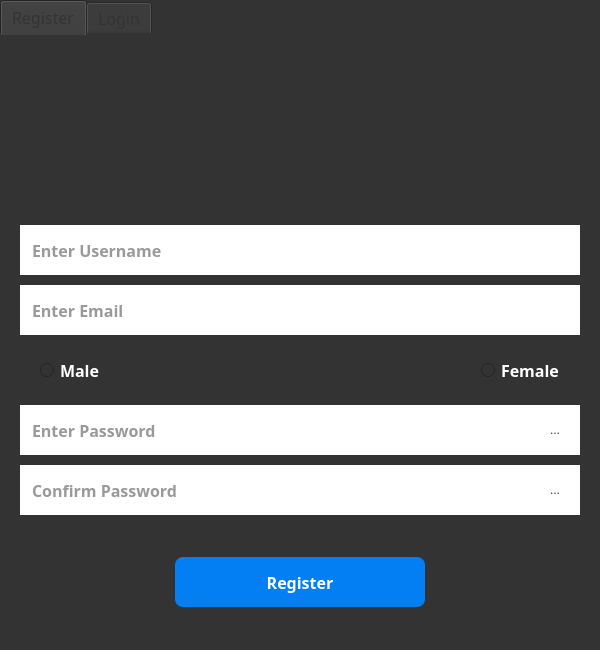
<?xml version="1.0" encoding="UTF-8"?>
<ui version="4.0">
 <class>AuthenticationClass</class>
 <widget class="QMainWindow" name="AuthenticationClass">
  <property name="geometry">
   <rect>
    <x>0</x>
    <y>0</y>
    <width>600</width>
    <height>650</height>
   </rect>
  </property>
  <property name="minimumSize">
   <size>
    <width>360</width>
    <height>600</height>
   </size>
  </property>
  <property name="maximumSize">
   <size>
    <width>600</width>
    <height>650</height>
   </size>
  </property>
  <property name="cursor">
   <cursorShape>IBeamCursor</cursorShape>
  </property>
  <property name="windowTitle">
   <string>Newspaper App</string>
  </property>
  <property name="styleSheet">
   <string notr="true">*{
	outline:none;
	border:none;
	background-color:transparent;
	background-image:none;
}


QWidget{
	background-color:#333;
	color:#fff;
}

QMenu::hover{
	background-color:#333;
}

QLineEdit{
	background-color:#fff;	
	color:#037ef3;
	padding:5px 10px;
}

QPushButton{
	background-color:#037ef3;
	color:#fff;
	border-radius:8px;
	padding:10px;
}



QPushButton#delete_acc_btn{
	background-color:#ff7243;
}

QPushButton#delete_acc_btn::hover{
	background-color:#fe5000;
}

QPushButton::hover {
	background-color:#0099e5;
}
QPushButton#forgot_pass_btn{
	background-color:transparent;
padding :0px;
}



QToolBar{
	border:4px solid;
	spacing:50px;
	padding:20px;
	color:#fff;
}

QToolBar#controlToolBar,QToolBar#userToolBar,QToolBar#addNewsToolBar{
	border-right-color: #037ef3;
}

QMenuBar::item:selected{
	background-color:#037ef3;
	color:#fff;
}

QToolButton::hover{
	color:#037ef3;
}

QGroupBox#searchGroup{
	border-bottom:4px solid #037ef3;
}

QGroupBox#email_box,QGroupBox#gender_box{
	border:4px solid #037ef3;
	border-radius:10px;
}

QLabel#avatar{
	border:4px solid transparent;
}

QLabel#avatar::hover{
	border:4px solid #037ef3;
}

QScrollBar::handle:vertical,QScrollBar::handle:horizontal{
	background-color:#037ef3;
}

QScrollBar::handle:vertical:hover,QScrollBar::handle:horizontal:hover{
	background-color:#0099e5;
}

QScrollBar:vertical {
    width: 15px;
    margin: 0px;
}

QScrollBar:horizontal {
    height: 15px;
    margin: 0px;
}

QScrollBar::add-page:vertical,
QScrollBar::sub-page:vertical,QScrollBar::add-page:horizontal,
QScrollBar::sub-page:horizontal {
    background-color: transparent;
}

QInputDialog ,QMessageBox{
	color:#fff;
	background-color:#333;
}

QInputDialog QlineEdit{
	font-size:10px;
}

QToolButton#eye_pass_reg_toolBtn ,QToolButton#eye_conPass_reg_toolBtn , QToolButton#eye_pass_login_toolBtn{
	background-color:#fff;
}


QLabel#pref{
	color:#fff;
}


</string>
  </property>
  <widget class="QWidget" name="widget">
   <property name="styleSheet">
    <string notr="true"/>
   </property>
   <layout class="QVBoxLayout" name="verticalLayout">
    <property name="spacing">
     <number>0</number>
    </property>
    <property name="leftMargin">
     <number>0</number>
    </property>
    <property name="topMargin">
     <number>0</number>
    </property>
    <property name="rightMargin">
     <number>0</number>
    </property>
    <property name="bottomMargin">
     <number>0</number>
    </property>
    <item>
     <widget class="QScrollArea" name="scrollArea">
      <property name="horizontalScrollBarPolicy">
       <enum>Qt::ScrollBarAlwaysOff</enum>
      </property>
      <property name="widgetResizable">
       <bool>true</bool>
      </property>
      <widget class="QWidget" name="scrollAreaWidgetContents">
       <property name="geometry">
        <rect>
         <x>0</x>
         <y>0</y>
         <width>600</width>
         <height>650</height>
        </rect>
       </property>
       <layout class="QVBoxLayout" name="verticalLayout_2">
        <property name="spacing">
         <number>0</number>
        </property>
        <property name="leftMargin">
         <number>0</number>
        </property>
        <property name="topMargin">
         <number>0</number>
        </property>
        <property name="rightMargin">
         <number>0</number>
        </property>
        <property name="bottomMargin">
         <number>0</number>
        </property>
        <item>
         <widget class="QTabWidget" name="tabWidget">
          <property name="minimumSize">
           <size>
            <width>360</width>
            <height>600</height>
           </size>
          </property>
          <property name="maximumSize">
           <size>
            <width>600</width>
            <height>650</height>
           </size>
          </property>
          <property name="font">
           <font>
            <family>Kozuka Gothic Pr6N B</family>
            <pointsize>12</pointsize>
           </font>
          </property>
          <property name="cursor">
           <cursorShape>PointingHandCursor</cursorShape>
          </property>
          <property name="styleSheet">
           <string notr="true">color:#333;</string>
          </property>
          <property name="currentIndex">
           <number>0</number>
          </property>
          <property name="iconSize">
           <size>
            <width>30</width>
            <height>30</height>
           </size>
          </property>
          <property name="movable">
           <bool>true</bool>
          </property>
          <widget class="QWidget" name="Register">
           <property name="font">
            <font>
             <family>Kozuka Gothic Pr6N B</family>
            </font>
           </property>
           <property name="cursor">
            <cursorShape>ArrowCursor</cursorShape>
           </property>
           <property name="layoutDirection">
            <enum>Qt::LeftToRight</enum>
           </property>
           <property name="autoFillBackground">
            <bool>false</bool>
           </property>
           <property name="styleSheet">
            <string notr="true"/>
           </property>
           <attribute name="title">
            <string>Register</string>
           </attribute>
           <layout class="QVBoxLayout" name="verticalLayout_5">
            <property name="spacing">
             <number>20</number>
            </property>
            <property name="leftMargin">
             <number>20</number>
            </property>
            <property name="topMargin">
             <number>20</number>
            </property>
            <property name="rightMargin">
             <number>20</number>
            </property>
            <property name="bottomMargin">
             <number>20</number>
            </property>
            <item alignment="Qt::AlignHCenter">
             <widget class="QGroupBox" name="groupBox_4">
              <property name="minimumSize">
               <size>
                <width>150</width>
                <height>150</height>
               </size>
              </property>
              <property name="title">
               <string>GroupBox</string>
              </property>
              <layout class="QHBoxLayout" name="horizontalLayout_2">
               <item>
                <widget class="QLabel" name="l_logo_reg">
                 <property name="minimumSize">
                  <size>
                   <width>0</width>
                   <height>0</height>
                  </size>
                 </property>
                 <property name="maximumSize">
                  <size>
                   <width>150</width>
                   <height>150</height>
                  </size>
                 </property>
                 <property name="text">
                  <string/>
                 </property>
                 <property name="scaledContents">
                  <bool>true</bool>
                 </property>
                </widget>
               </item>
              </layout>
             </widget>
            </item>
            <item>
             <widget class="QGroupBox" name="groupBox">
              <property name="title">
               <string>GroupBox</string>
              </property>
              <layout class="QVBoxLayout" name="verticalLayout_3">
               <property name="spacing">
                <number>10</number>
               </property>
               <property name="leftMargin">
                <number>0</number>
               </property>
               <property name="topMargin">
                <number>0</number>
               </property>
               <property name="rightMargin">
                <number>0</number>
               </property>
               <property name="bottomMargin">
                <number>0</number>
               </property>
               <item>
                <widget class="QLineEdit" name="username_reg">
                 <property name="minimumSize">
                  <size>
                   <width>0</width>
                   <height>50</height>
                  </size>
                 </property>
                 <property name="font">
                  <font>
                   <family>Kozuka Gothic Pr6N B</family>
                   <pointsize>12</pointsize>
                   <weight>75</weight>
                   <bold>true</bold>
                  </font>
                 </property>
                 <property name="text">
                  <string/>
                 </property>
                 <property name="placeholderText">
                  <string>Enter Username</string>
                 </property>
                </widget>
               </item>
               <item>
                <widget class="QLineEdit" name="email_reg">
                 <property name="minimumSize">
                  <size>
                   <width>0</width>
                   <height>50</height>
                  </size>
                 </property>
                 <property name="font">
                  <font>
                   <family>Kozuka Gothic Pr6N B</family>
                   <pointsize>12</pointsize>
                   <weight>75</weight>
                   <bold>true</bold>
                  </font>
                 </property>
                 <property name="placeholderText">
                  <string>Enter Email</string>
                 </property>
                </widget>
               </item>
               <item>
                <widget class="QGroupBox" name="groupBox_2">
                 <property name="minimumSize">
                  <size>
                   <width>0</width>
                   <height>50</height>
                  </size>
                 </property>
                 <property name="title">
                  <string/>
                 </property>
                 <layout class="QHBoxLayout" name="horizontalLayout">
                  <property name="spacing">
                   <number>20</number>
                  </property>
                  <property name="leftMargin">
                   <number>20</number>
                  </property>
                  <property name="topMargin">
                   <number>0</number>
                  </property>
                  <property name="rightMargin">
                   <number>20</number>
                  </property>
                  <property name="bottomMargin">
                   <number>0</number>
                  </property>
                  <item alignment="Qt::AlignLeft">
                   <widget class="QRadioButton" name="male_radio_btn">
                    <property name="font">
                     <font>
                      <family>Kozuka Gothic Pr6N B</family>
                      <pointsize>12</pointsize>
                      <weight>75</weight>
                      <bold>true</bold>
                     </font>
                    </property>
                    <property name="cursor">
                     <cursorShape>PointingHandCursor</cursorShape>
                    </property>
                    <property name="styleSheet">
                     <string notr="true">color:#fff;</string>
                    </property>
                    <property name="text">
                     <string>Male</string>
                    </property>
                   </widget>
                  </item>
                  <item alignment="Qt::AlignRight">
                   <widget class="QRadioButton" name="female_radio_btn">
                    <property name="font">
                     <font>
                      <family>Kozuka Gothic Pr6N B</family>
                      <pointsize>12</pointsize>
                      <weight>75</weight>
                      <bold>true</bold>
                     </font>
                    </property>
                    <property name="cursor">
                     <cursorShape>PointingHandCursor</cursorShape>
                    </property>
                    <property name="styleSheet">
                     <string notr="true">color:#fff;</string>
                    </property>
                    <property name="text">
                     <string>Female</string>
                    </property>
                   </widget>
                  </item>
                 </layout>
                </widget>
               </item>
               <item>
                <widget class="QGroupBox" name="groupBox_5">
                 <property name="title">
                  <string>GroupBox</string>
                 </property>
                 <layout class="QHBoxLayout" name="horizontalLayout_3">
                  <property name="spacing">
                   <number>0</number>
                  </property>
                  <property name="leftMargin">
                   <number>0</number>
                  </property>
                  <property name="topMargin">
                   <number>0</number>
                  </property>
                  <property name="rightMargin">
                   <number>0</number>
                  </property>
                  <property name="bottomMargin">
                   <number>0</number>
                  </property>
                  <item>
                   <widget class="QLineEdit" name="password_reg">
                    <property name="minimumSize">
                     <size>
                      <width>0</width>
                      <height>50</height>
                     </size>
                    </property>
                    <property name="font">
                     <font>
                      <family>Kozuka Gothic Pr6N B</family>
                      <pointsize>12</pointsize>
                      <weight>75</weight>
                      <bold>true</bold>
                     </font>
                    </property>
                    <property name="echoMode">
                     <enum>QLineEdit::Password</enum>
                    </property>
                    <property name="placeholderText">
                     <string>Enter Password</string>
                    </property>
                   </widget>
                  </item>
                  <item>
                   <widget class="QToolButton" name="eye_pass_reg_toolBtn">
                    <property name="minimumSize">
                     <size>
                      <width>50</width>
                      <height>50</height>
                     </size>
                    </property>
                    <property name="cursor">
                     <cursorShape>PointingHandCursor</cursorShape>
                    </property>
                    <property name="text">
                     <string>...</string>
                    </property>
                    <property name="iconSize">
                     <size>
                      <width>30</width>
                      <height>30</height>
                     </size>
                    </property>
                   </widget>
                  </item>
                 </layout>
                </widget>
               </item>
               <item>
                <widget class="QGroupBox" name="groupBox_6">
                 <property name="title">
                  <string>GroupBox</string>
                 </property>
                 <layout class="QHBoxLayout" name="horizontalLayout_4">
                  <property name="spacing">
                   <number>0</number>
                  </property>
                  <property name="leftMargin">
                   <number>0</number>
                  </property>
                  <property name="topMargin">
                   <number>0</number>
                  </property>
                  <property name="rightMargin">
                   <number>0</number>
                  </property>
                  <property name="bottomMargin">
                   <number>0</number>
                  </property>
                  <item>
                   <widget class="QLineEdit" name="confirm_password">
                    <property name="minimumSize">
                     <size>
                      <width>0</width>
                      <height>50</height>
                     </size>
                    </property>
                    <property name="font">
                     <font>
                      <family>Kozuka Gothic Pr6N B</family>
                      <pointsize>12</pointsize>
                      <weight>75</weight>
                      <bold>true</bold>
                     </font>
                    </property>
                    <property name="echoMode">
                     <enum>QLineEdit::Password</enum>
                    </property>
                    <property name="placeholderText">
                     <string>Confirm Password</string>
                    </property>
                   </widget>
                  </item>
                  <item>
                   <widget class="QToolButton" name="eye_conPass_reg_toolBtn">
                    <property name="minimumSize">
                     <size>
                      <width>50</width>
                      <height>50</height>
                     </size>
                    </property>
                    <property name="cursor">
                     <cursorShape>PointingHandCursor</cursorShape>
                    </property>
                    <property name="text">
                     <string>...</string>
                    </property>
                    <property name="iconSize">
                     <size>
                      <width>30</width>
                      <height>30</height>
                     </size>
                    </property>
                   </widget>
                  </item>
                 </layout>
                </widget>
               </item>
              </layout>
             </widget>
            </item>
            <item>
             <widget class="QGroupBox" name="groupBox_3">
              <property name="title">
               <string/>
              </property>
              <layout class="QVBoxLayout" name="verticalLayout_4">
               <property name="spacing">
                <number>0</number>
               </property>
               <property name="leftMargin">
                <number>0</number>
               </property>
               <property name="topMargin">
                <number>0</number>
               </property>
               <property name="rightMargin">
                <number>0</number>
               </property>
               <property name="bottomMargin">
                <number>0</number>
               </property>
               <item alignment="Qt::AlignHCenter">
                <widget class="QPushButton" name="btn_register">
                 <property name="minimumSize">
                  <size>
                   <width>250</width>
                   <height>50</height>
                  </size>
                 </property>
                 <property name="font">
                  <font>
                   <family>Kozuka Gothic Pr6N B</family>
                   <pointsize>12</pointsize>
                   <weight>75</weight>
                   <bold>true</bold>
                  </font>
                 </property>
                 <property name="cursor">
                  <cursorShape>PointingHandCursor</cursorShape>
                 </property>
                 <property name="styleSheet">
                  <string notr="true">color:#fff;</string>
                 </property>
                 <property name="text">
                  <string>Register</string>
                 </property>
                 <property name="shortcut">
                  <string>Return</string>
                 </property>
                </widget>
               </item>
              </layout>
             </widget>
            </item>
           </layout>
          </widget>
          <widget class="QWidget" name="Login">
           <property name="font">
            <font>
             <family>Kozuka Gothic Pr6N B</family>
            </font>
           </property>
           <property name="cursor">
            <cursorShape>ArrowCursor</cursorShape>
           </property>
           <attribute name="title">
            <string>Login</string>
           </attribute>
           <layout class="QVBoxLayout" name="verticalLayout_7">
            <property name="spacing">
             <number>40</number>
            </property>
            <property name="leftMargin">
             <number>20</number>
            </property>
            <property name="topMargin">
             <number>20</number>
            </property>
            <property name="rightMargin">
             <number>20</number>
            </property>
            <property name="bottomMargin">
             <number>20</number>
            </property>
            <item>
             <widget class="QGroupBox" name="groupBox_7">
              <property name="minimumSize">
               <size>
                <width>150</width>
                <height>150</height>
               </size>
              </property>
              <property name="title">
               <string>GroupBox</string>
              </property>
              <layout class="QHBoxLayout" name="horizontalLayout_5">
               <property name="spacing">
                <number>0</number>
               </property>
               <property name="leftMargin">
                <number>10</number>
               </property>
               <property name="topMargin">
                <number>10</number>
               </property>
               <property name="rightMargin">
                <number>10</number>
               </property>
               <property name="bottomMargin">
                <number>10</number>
               </property>
               <item alignment="Qt::AlignHCenter">
                <widget class="QLabel" name="l_logo_login">
                 <property name="maximumSize">
                  <size>
                   <width>150</width>
                   <height>150</height>
                  </size>
                 </property>
                 <property name="text">
                  <string/>
                 </property>
                 <property name="scaledContents">
                  <bool>true</bool>
                 </property>
                </widget>
               </item>
              </layout>
             </widget>
            </item>
            <item>
             <widget class="QGroupBox" name="groupBox_8">
              <property name="title">
               <string/>
              </property>
              <layout class="QVBoxLayout" name="verticalLayout_8">
               <property name="spacing">
                <number>20</number>
               </property>
               <property name="leftMargin">
                <number>10</number>
               </property>
               <property name="topMargin">
                <number>10</number>
               </property>
               <property name="rightMargin">
                <number>10</number>
               </property>
               <property name="bottomMargin">
                <number>10</number>
               </property>
               <item>
                <widget class="QGroupBox" name="groupBox_10">
                 <property name="title">
                  <string/>
                 </property>
                 <layout class="QHBoxLayout" name="horizontalLayout_7">
                  <property name="spacing">
                   <number>0</number>
                  </property>
                  <property name="leftMargin">
                   <number>0</number>
                  </property>
                  <property name="topMargin">
                   <number>0</number>
                  </property>
                  <property name="rightMargin">
                   <number>0</number>
                  </property>
                  <property name="bottomMargin">
                   <number>0</number>
                  </property>
                  <item>
                   <widget class="QLineEdit" name="email_or_username_login">
                    <property name="minimumSize">
                     <size>
                      <width>0</width>
                      <height>50</height>
                     </size>
                    </property>
                    <property name="font">
                     <font>
                      <family>Kozuka Gothic Pr6N B</family>
                      <pointsize>12</pointsize>
                      <weight>75</weight>
                      <bold>true</bold>
                     </font>
                    </property>
                    <property name="placeholderText">
                     <string>Enter Username or Email</string>
                    </property>
                   </widget>
                  </item>
                 </layout>
                </widget>
               </item>
               <item>
                <widget class="QGroupBox" name="groupBox_9">
                 <property name="title">
                  <string>GroupBox</string>
                 </property>
                 <layout class="QVBoxLayout" name="verticalLayout_6">
                  <property name="spacing">
                   <number>0</number>
                  </property>
                  <property name="leftMargin">
                   <number>0</number>
                  </property>
                  <property name="topMargin">
                   <number>0</number>
                  </property>
                  <property name="rightMargin">
                   <number>0</number>
                  </property>
                  <property name="bottomMargin">
                   <number>0</number>
                  </property>
                  <item>
                   <widget class="QGroupBox" name="groupBox_12">
                    <property name="title">
                     <string/>
                    </property>
                    <layout class="QHBoxLayout" name="horizontalLayout_6">
                     <property name="spacing">
                      <number>0</number>
                     </property>
                     <property name="leftMargin">
                      <number>0</number>
                     </property>
                     <property name="topMargin">
                      <number>0</number>
                     </property>
                     <property name="rightMargin">
                      <number>0</number>
                     </property>
                     <property name="bottomMargin">
                      <number>0</number>
                     </property>
                     <item>
                      <widget class="QLineEdit" name="password_login">
                       <property name="minimumSize">
                        <size>
                         <width>0</width>
                         <height>50</height>
                        </size>
                       </property>
                       <property name="font">
                        <font>
                         <family>Kozuka Gothic Pr6N B</family>
                         <pointsize>12</pointsize>
                         <weight>75</weight>
                         <bold>true</bold>
                        </font>
                       </property>
                       <property name="echoMode">
                        <enum>QLineEdit::Password</enum>
                       </property>
                       <property name="placeholderText">
                        <string>Enter Password</string>
                       </property>
                      </widget>
                     </item>
                     <item>
                      <widget class="QToolButton" name="eye_pass_login_toolBtn">
                       <property name="minimumSize">
                        <size>
                         <width>50</width>
                         <height>50</height>
                        </size>
                       </property>
                       <property name="cursor">
                        <cursorShape>PointingHandCursor</cursorShape>
                       </property>
                       <property name="text">
                        <string>...</string>
                       </property>
                       <property name="iconSize">
                        <size>
                         <width>30</width>
                         <height>30</height>
                        </size>
                       </property>
                      </widget>
                     </item>
                    </layout>
                   </widget>
                  </item>
                  <item alignment="Qt::AlignRight">
                   <widget class="QPushButton" name="forgot_pass_btn">
                    <property name="font">
                     <font>
                      <family>Kozuka Gothic Pr6N B</family>
                      <pointsize>12</pointsize>
                      <weight>75</weight>
                      <bold>true</bold>
                     </font>
                    </property>
                    <property name="cursor">
                     <cursorShape>PointingHandCursor</cursorShape>
                    </property>
                    <property name="styleSheet">
                     <string notr="true">QPushButton#forgot_pass_btn{
	color:#fff;
}
QPushButton#forgot_pass_btn::hover{
	color:#037ef3;
}
</string>
                    </property>
                    <property name="text">
                     <string>Forgot Password ?</string>
                    </property>
                   </widget>
                  </item>
                 </layout>
                </widget>
               </item>
              </layout>
             </widget>
            </item>
            <item alignment="Qt::AlignHCenter|Qt::AlignVCenter">
             <widget class="QGroupBox" name="groupBox_11">
              <property name="title">
               <string/>
              </property>
              <layout class="QHBoxLayout" name="horizontalLayout_8">
               <property name="spacing">
                <number>10</number>
               </property>
               <property name="leftMargin">
                <number>10</number>
               </property>
               <property name="topMargin">
                <number>10</number>
               </property>
               <property name="rightMargin">
                <number>10</number>
               </property>
               <property name="bottomMargin">
                <number>10</number>
               </property>
               <item alignment="Qt::AlignHCenter">
                <widget class="QPushButton" name="btn_login">
                 <property name="minimumSize">
                  <size>
                   <width>250</width>
                   <height>50</height>
                  </size>
                 </property>
                 <property name="font">
                  <font>
                   <family>Kozuka Gothic Pr6N B</family>
                   <pointsize>12</pointsize>
                   <weight>75</weight>
                   <bold>true</bold>
                  </font>
                 </property>
                 <property name="cursor">
                  <cursorShape>PointingHandCursor</cursorShape>
                 </property>
                 <property name="styleSheet">
                  <string notr="true">color:#fff;</string>
                 </property>
                 <property name="text">
                  <string>Login</string>
                 </property>
                 <property name="shortcut">
                  <string>Return</string>
                 </property>
                </widget>
               </item>
              </layout>
             </widget>
            </item>
           </layout>
          </widget>
         </widget>
        </item>
       </layout>
      </widget>
     </widget>
    </item>
   </layout>
  </widget>
 </widget>
 <layoutdefault spacing="6" margin="11"/>
 <resources/>
 <connections/>
</ui>
